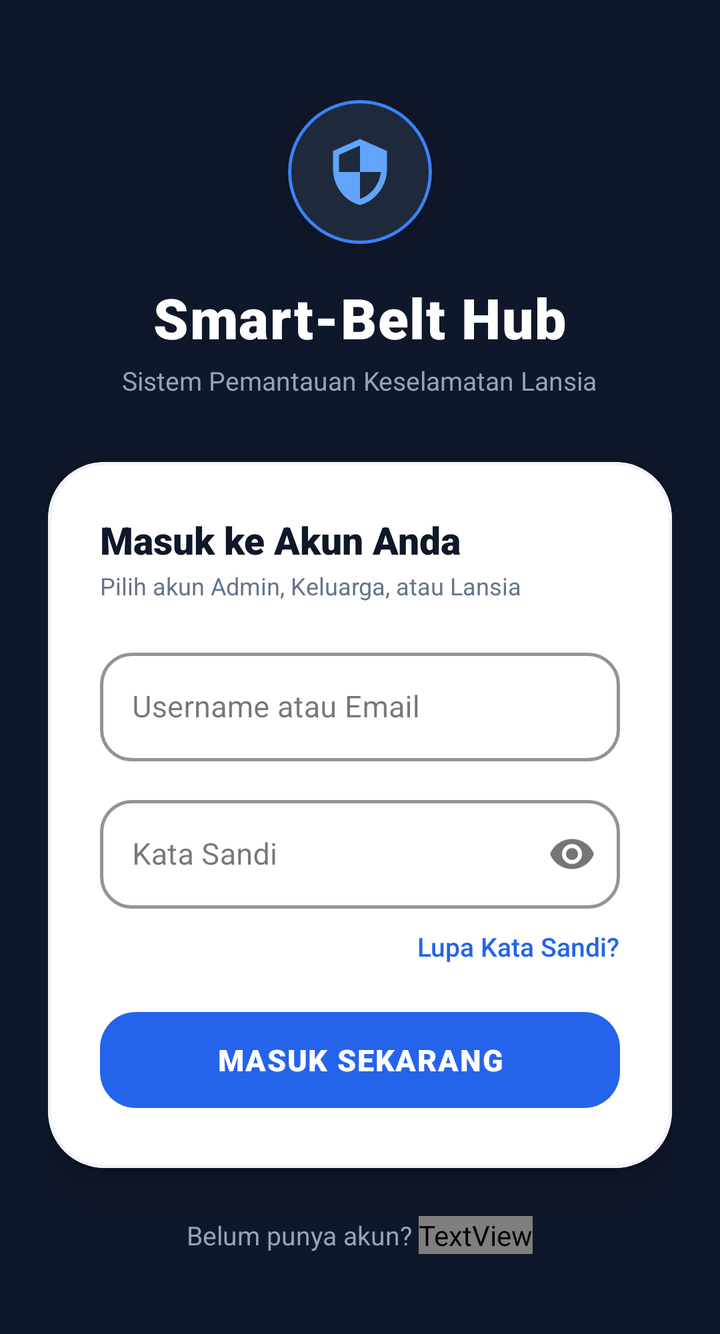
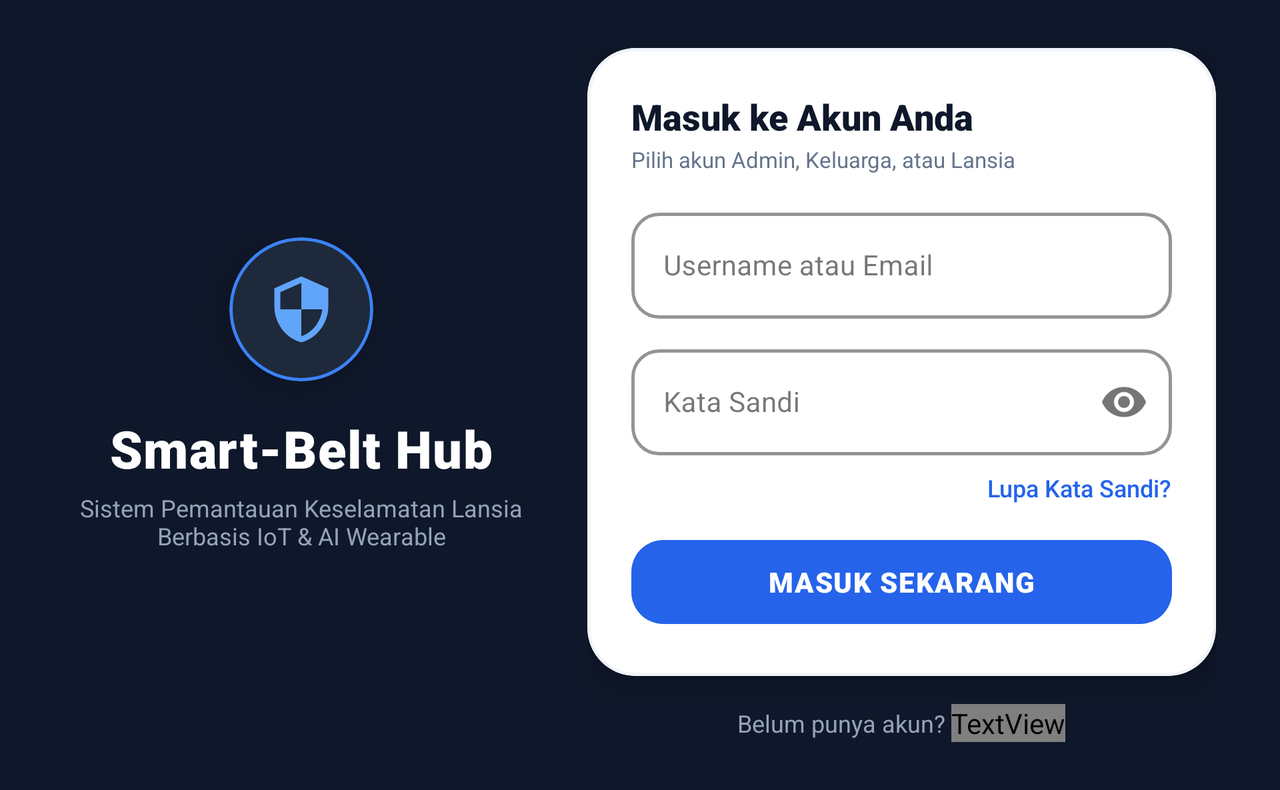

The same Android screen from two of the app's own layout files: first res/layout/ as a phone draws it, then the repository's variant for another configuration, drawn on a device whose configuration selects that folder. Both files follow.
<!-- AndroidManifest.xml: activity theme Theme.SmartBeltCaregiver.NoActionBar -->
<!-- res/layout/activity_login.xml -->
<?xml version="1.0" encoding="utf-8"?>
<ScrollView xmlns:android="http://schemas.android.com/apk/res/android"
    xmlns:app="http://schemas.android.com/apk/res-auto"
    android:layout_width="match_parent"
    android:layout_height="match_parent"
    android:background="#0F172A"
    android:fillViewport="true">

    <LinearLayout
        android:layout_width="match_parent"
        android:layout_height="wrap_content"
        android:gravity="center_horizontal"
        android:orientation="vertical"
        android:paddingHorizontal="24dp"
        android:paddingTop="50dp"
        android:paddingBottom="40dp">

        
        <com.google.android.material.card.MaterialCardView
            android:layout_width="72dp"
            android:layout_height="72dp"
            app:cardBackgroundColor="#1E293B"
            app:cardCornerRadius="36dp"
            app:cardElevation="8dp"
            app:strokeColor="#3B82F6"
            app:strokeWidth="1.5dp">

            <ImageView
                android:layout_width="match_parent"
                android:layout_height="match_parent"
                android:padding="18dp"
                android:src="@drawable/ic_shield"
                app:tint="#60A5FA" />
        </com.google.android.material.card.MaterialCardView>

        <TextView
            android:layout_width="wrap_content"
            android:layout_height="wrap_content"
            android:layout_marginTop="18dp"
            android:fontFamily="sans-serif-black"
            android:letterSpacing="0.02"
            android:text="Smart-Belt Hub"
            android:textColor="@color/white"
            android:textSize="28sp" />

        <TextView
            android:layout_width="wrap_content"
            android:layout_height="wrap_content"
            android:layout_marginTop="4dp"
            android:text="Sistem Pemantauan Keselamatan Lansia"
            android:textColor="@color/text_muted"
            android:textSize="13sp" />

        
        <com.google.android.material.card.MaterialCardView
            android:layout_width="match_parent"
            android:layout_height="wrap_content"
            android:layout_marginTop="32dp"
            app:cardBackgroundColor="@color/bg_card"
            app:cardCornerRadius="28dp"
            app:cardElevation="8dp"
            app:strokeColor="#F1F5F9"
            app:strokeWidth="1.5dp">

            <LinearLayout
                android:layout_width="match_parent"
                android:layout_height="wrap_content"
                android:orientation="vertical"
                android:padding="26dp">

                <TextView
                    android:layout_width="wrap_content"
                    android:layout_height="wrap_content"
                    android:fontFamily="sans-serif-black"
                    android:text="Masuk ke Akun Anda"
                    android:textColor="@color/text_primary"
                    android:textSize="19sp" />

                <TextView
                    android:layout_width="wrap_content"
                    android:layout_height="wrap_content"
                    android:layout_marginTop="2dp"
                    android:text="Pilih akun Admin, Keluarga, atau Lansia"
                    android:textColor="@color/text_secondary"
                    android:textSize="12sp" />

                
                <com.google.android.material.textfield.TextInputLayout
                    android:id="@+id/tilUsername"
                    style="@style/Widget.MaterialComponents.TextInputLayout.OutlinedBox"
                    android:layout_width="match_parent"
                    android:layout_height="wrap_content"
                    android:layout_marginTop="20dp"
                    android:hint="Username atau Email"
                    app:boxCornerRadiusBottomEnd="16dp"
                    app:boxCornerRadiusBottomStart="16dp"
                    app:boxCornerRadiusTopEnd="16dp"
                    app:boxCornerRadiusTopStart="16dp"
                    app:boxStrokeColor="#2563EB"
                    app:boxStrokeWidth="1.5dp">

                    <com.google.android.material.textfield.TextInputEditText
                        android:id="@+id/etUsername"
                        android:layout_width="match_parent"
                        android:layout_height="wrap_content"
                        android:inputType="text"
                        android:textColor="@color/text_primary"
                        android:textSize="15sp" />
                </com.google.android.material.textfield.TextInputLayout>

                
                <com.google.android.material.textfield.TextInputLayout
                    android:id="@+id/tilPassword"
                    style="@style/Widget.MaterialComponents.TextInputLayout.OutlinedBox"
                    android:layout_width="match_parent"
                    android:layout_height="wrap_content"
                    android:layout_marginTop="14dp"
                    android:hint="Kata Sandi"
                    app:boxCornerRadiusBottomEnd="16dp"
                    app:boxCornerRadiusBottomStart="16dp"
                    app:boxCornerRadiusTopEnd="16dp"
                    app:boxCornerRadiusTopStart="16dp"
                    app:boxStrokeColor="#2563EB"
                    app:boxStrokeWidth="1.5dp"
                    app:passwordToggleEnabled="true">

                    <com.google.android.material.textfield.TextInputEditText
                        android:id="@+id/etPassword"
                        android:layout_width="match_parent"
                        android:layout_height="wrap_content"
                        android:inputType="textPassword"
                        android:textColor="@color/text_primary"
                        android:textSize="15sp" />
                </com.google.android.material.textfield.TextInputLayout>

                <TextView
                    android:id="@+id/tvForgotPassword"
                    android:layout_width="wrap_content"
                    android:layout_height="wrap_content"
                    android:layout_gravity="end"
                    android:layout_marginTop="10dp"
                    android:fontFamily="sans-serif-medium"
                    android:text="Lupa Kata Sandi?"
                    android:textColor="#2563EB"
                    android:textSize="13sp" />

                
                <com.google.android.material.button.MaterialButton
                    android:id="@+id/btnLogin"
                    android:layout_width="match_parent"
                    android:layout_height="56dp"
                    android:layout_marginTop="20dp"
                    android:fontFamily="sans-serif-black"
                    android:letterSpacing="0.04"
                    android:text="MASUK SEKARANG"
                    android:textColor="@color/white"
                    android:textSize="15sp"
                    app:backgroundTint="#2563EB"
                    app:cornerRadius="18dp"
                    app:elevation="4dp" />

                <ProgressBar
                    android:id="@+id/progressBar"
                    android:layout_width="wrap_content"
                    android:layout_height="wrap_content"
                    android:layout_gravity="center"
                    android:layout_marginTop="16dp"
                    android:indeterminateTint="#2563EB"
                    android:visibility="gone" />

            </LinearLayout>

        </com.google.android.material.card.MaterialCardView>

        
        <LinearLayout
            android:layout_width="wrap_content"
            android:layout_height="wrap_content"
            android:layout_marginTop="24dp"
            android:gravity="center"
            android:orientation="horizontal">

            <TextView
                android:layout_width="wrap_content"
                android:layout_height="wrap_content"
                android:text="Belum punya akun? "
                android:textColor="@color/text_muted"
                android:textSize="13sp" />

            <TextView
                android:id="@+id/tvRegister"
                android:layout_width="wrap_content"
                android:layout_height="wrap_content"
                android:fontFamily="sans-serif-bold"
                android:text="Daftar di sini"
                android:textColor="#60A5FA"
                android:textSize="13sp" />
        </LinearLayout>

    </LinearLayout>

</ScrollView>
<!-- resources referenced by this layout -->
<resources>
  <color name="bg_card">#FFFFFF</color>
  <color name="text_muted">#94A3B8</color>
  <color name="text_primary">#0F172A</color>
  <color name="text_secondary">#64748B</color>
  <color name="white">#FFFFFF</color>
  <!-- drawable ic_shield (drawable) -->
  <vector xmlns:android="http://schemas.android.com/apk/res/android"
      android:width="24dp"
      android:height="24dp"
      android:viewportWidth="24"
      android:viewportHeight="24">
      <path
          android:fillColor="#3B82F6"
          android:pathData="M12,1L3,5v6c0,5.55 3.84,10.74 9,12 5.16,-1.26 9,-6.45 9,-12V5l-9,-4zM12,11.99h7c-0.53,4.12 -3.28,7.79 -7,8.94V12H5V6.3l7,-3.11v8.8z" />
  </vector>
  <style name="Theme.SmartBeltCaregiver.NoActionBar" parent="Theme.SmartBeltCaregiver">
          <item name="windowActionBar">false</item>
          <item name="windowNoTitle">true</item>
      </style>
  <style name="Theme.SmartBeltCaregiver" parent="Theme.Material3.DayNight">
          
          <item name="colorPrimary">@color/primary</item>
          <item name="colorPrimaryVariant">@color/primary_dark</item>
          <item name="colorOnPrimary">@color/white</item>
          
          <item name="colorSecondary">@color/accent</item>
          <item name="colorSecondaryVariant">@color/accent</item>
          <item name="colorOnSecondary">@color/white</item>
          
          <item name="android:statusBarColor">@color/primary_dark</item>
          <item name="android:windowLightStatusBar">false</item>
      </style>
  <color name="primary">#2563EB</color>
  <color name="primary_dark">#1D4ED8</color>
  <color name="accent">#2563EB</color>
</resources>
<!-- res/layout-land/activity_login.xml (the repository's variant of the layout above) -->
<!-- drawn on the phone turned sideways -->
<?xml version="1.0" encoding="utf-8"?>
<ScrollView xmlns:android="http://schemas.android.com/apk/res/android"
    xmlns:app="http://schemas.android.com/apk/res-auto"
    android:layout_width="match_parent"
    android:layout_height="match_parent"
    android:background="#0F172A"
    android:fillViewport="true">

    <LinearLayout
        android:layout_width="match_parent"
        android:layout_height="wrap_content"
        android:gravity="center_vertical"
        android:orientation="horizontal"
        android:paddingHorizontal="32dp"
        android:paddingVertical="24dp">

        
        <LinearLayout
            android:layout_width="0dp"
            android:layout_height="wrap_content"
            android:layout_weight="1"
            android:gravity="center"
            android:orientation="vertical"
            android:paddingEnd="24dp">

            <com.google.android.material.card.MaterialCardView
                android:layout_width="72dp"
                android:layout_height="72dp"
                app:cardBackgroundColor="#1E293B"
                app:cardCornerRadius="36dp"
                app:cardElevation="8dp"
                app:strokeColor="#3B82F6"
                app:strokeWidth="1.5dp">

                <ImageView
                    android:layout_width="match_parent"
                    android:layout_height="match_parent"
                    android:padding="18dp"
                    android:src="@drawable/ic_shield"
                    app:tint="#60A5FA" />
            </com.google.android.material.card.MaterialCardView>

            <TextView
                android:layout_width="wrap_content"
                android:layout_height="wrap_content"
                android:layout_marginTop="16dp"
                android:fontFamily="sans-serif-black"
                android:letterSpacing="0.02"
                android:text="Smart-Belt Hub"
                android:textColor="@color/white"
                android:textSize="26sp" />

            <TextView
                android:layout_width="wrap_content"
                android:layout_height="wrap_content"
                android:layout_marginTop="4dp"
                android:gravity="center"
                android:text="Sistem Pemantauan Keselamatan Lansia\nBerbasis IoT &amp; AI Wearable"
                android:textColor="@color/text_muted"
                android:textSize="12sp" />

        </LinearLayout>

        
        <LinearLayout
            android:layout_width="0dp"
            android:layout_height="wrap_content"
            android:layout_weight="1.2"
            android:orientation="vertical">

            <com.google.android.material.card.MaterialCardView
                android:layout_width="match_parent"
                android:layout_height="wrap_content"
                app:cardBackgroundColor="@color/bg_card"
                app:cardCornerRadius="24dp"
                app:cardElevation="8dp"
                app:strokeColor="#F1F5F9"
                app:strokeWidth="1.5dp">

                <LinearLayout
                    android:layout_width="match_parent"
                    android:layout_height="wrap_content"
                    android:orientation="vertical"
                    android:padding="22dp">

                    <TextView
                        android:layout_width="wrap_content"
                        android:layout_height="wrap_content"
                        android:fontFamily="sans-serif-black"
                        android:text="Masuk ke Akun Anda"
                        android:textColor="@color/text_primary"
                        android:textSize="18sp" />

                    <TextView
                        android:layout_width="wrap_content"
                        android:layout_height="wrap_content"
                        android:layout_marginTop="2dp"
                        android:text="Pilih akun Admin, Keluarga, atau Lansia"
                        android:textColor="@color/text_secondary"
                        android:textSize="11sp" />

                    <com.google.android.material.textfield.TextInputLayout
                        android:id="@+id/tilUsername"
                        style="@style/Widget.MaterialComponents.TextInputLayout.OutlinedBox"
                        android:layout_width="match_parent"
                        android:layout_height="wrap_content"
                        android:layout_marginTop="14dp"
                        android:hint="Username atau Email"
                        app:boxCornerRadiusBottomEnd="14dp"
                        app:boxCornerRadiusBottomStart="14dp"
                        app:boxCornerRadiusTopEnd="14dp"
                        app:boxCornerRadiusTopStart="14dp"
                        app:boxStrokeColor="#2563EB"
                        app:boxStrokeWidth="1.5dp">

                        <com.google.android.material.textfield.TextInputEditText
                            android:id="@+id/etUsername"
                            android:layout_width="match_parent"
                            android:layout_height="wrap_content"
                            android:inputType="text"
                            android:textColor="@color/text_primary"
                            android:textSize="14sp" />
                    </com.google.android.material.textfield.TextInputLayout>

                    <com.google.android.material.textfield.TextInputLayout
                        android:id="@+id/tilPassword"
                        style="@style/Widget.MaterialComponents.TextInputLayout.OutlinedBox"
                        android:layout_width="match_parent"
                        android:layout_height="wrap_content"
                        android:layout_marginTop="10dp"
                        android:hint="Kata Sandi"
                        app:boxCornerRadiusBottomEnd="14dp"
                        app:boxCornerRadiusBottomStart="14dp"
                        app:boxCornerRadiusTopEnd="14dp"
                        app:boxCornerRadiusTopStart="14dp"
                        app:boxStrokeColor="#2563EB"
                        app:boxStrokeWidth="1.5dp"
                        app:passwordToggleEnabled="true">

                        <com.google.android.material.textfield.TextInputEditText
                            android:id="@+id/etPassword"
                            android:layout_width="match_parent"
                            android:layout_height="wrap_content"
                            android:inputType="textPassword"
                            android:textColor="@color/text_primary"
                            android:textSize="14sp" />
                    </com.google.android.material.textfield.TextInputLayout>

                    <TextView
                        android:id="@+id/tvForgotPassword"
                        android:layout_width="wrap_content"
                        android:layout_height="wrap_content"
                        android:layout_gravity="end"
                        android:layout_marginTop="8dp"
                        android:fontFamily="sans-serif-medium"
                        android:text="Lupa Kata Sandi?"
                        android:textColor="#2563EB"
                        android:textSize="12sp" />

                    <com.google.android.material.button.MaterialButton
                        android:id="@+id/btnLogin"
                        android:layout_width="match_parent"
                        android:layout_height="50dp"
                        android:layout_marginTop="14dp"
                        android:fontFamily="sans-serif-black"
                        android:letterSpacing="0.04"
                        android:text="MASUK SEKARANG"
                        android:textColor="@color/white"
                        android:textSize="14sp"
                        app:backgroundTint="#2563EB"
                        app:cornerRadius="16dp"
                        app:elevation="4dp" />

                    <ProgressBar
                        android:id="@+id/progressBar"
                        android:layout_width="wrap_content"
                        android:layout_height="wrap_content"
                        android:layout_gravity="center"
                        android:layout_marginTop="12dp"
                        android:indeterminateTint="#2563EB"
                        android:visibility="gone" />

                </LinearLayout>

            </com.google.android.material.card.MaterialCardView>

            
            <LinearLayout
                android:layout_width="wrap_content"
                android:layout_height="wrap_content"
                android:layout_gravity="center_horizontal"
                android:layout_marginTop="14dp"
                android:gravity="center"
                android:orientation="horizontal">

                <TextView
                    android:layout_width="wrap_content"
                    android:layout_height="wrap_content"
                    android:text="Belum punya akun? "
                    android:textColor="@color/text_muted"
                    android:textSize="12sp" />

                <TextView
                    android:id="@+id/tvRegister"
                    android:layout_width="wrap_content"
                    android:layout_height="wrap_content"
                    android:fontFamily="sans-serif-bold"
                    android:text="Daftar di sini"
                    android:textColor="#60A5FA"
                    android:textSize="12sp" />
            </LinearLayout>

        </LinearLayout>

    </LinearLayout>

</ScrollView>
